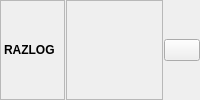
       <widget class="QFrame" name="frame_36">
        <property name="frameShape">
         <enum>QFrame::NoFrame</enum>
        </property>
        <property name="frameShadow">
         <enum>QFrame::Raised</enum>
        </property>
        <layout class="QHBoxLayout" name="horizontalLayout_31">
         <property name="spacing">
          <number>1</number>
         </property>
         <property name="leftMargin">
          <number>0</number>
         </property>
         <property name="topMargin">
          <number>0</number>
         </property>
         <property name="rightMargin">
          <number>0</number>
         </property>
         <property name="bottomMargin">
          <number>0</number>
         </property>
         <item>
          <widget class="QLabel" name="lblRazlogTitle">
           <property name="sizePolicy">
            <sizepolicy hsizetype="Maximum" vsizetype="Preferred">
             <horstretch>0</horstretch>
             <verstretch>0</verstretch>
            </sizepolicy>
           </property>
           <property name="minimumSize">
            <size>
             <width>65</width>
             <height>32</height>
            </size>
           </property>
           <property name="font">
            <font>
             <weight>75</weight>
             <bold>true</bold>
            </font>
           </property>
           <property name="toolTip">
            <string>Poziv Na Broj</string>
           </property>
           <property name="frameShape">
            <enum>QFrame::StyledPanel</enum>
           </property>
           <property name="text">
            <string>RAZLOG</string>
           </property>
          </widget>
         </item>
         <item>
          <widget class="QLabel" name="lblRazlog">
           <property name="font">
            <font>
             <weight>75</weight>
             <bold>true</bold>
            </font>
           </property>
           <property name="frameShape">
            <enum>QFrame::StyledPanel</enum>
           </property>
           <property name="text">
            <string/>
           </property>
           <property name="alignment">
            <set>Qt::AlignLeading|Qt::AlignLeft|Qt::AlignVCenter</set>
           </property>
           <property name="textInteractionFlags">
            <set>Qt::LinksAccessibleByMouse|Qt::TextSelectableByMouse</set>
           </property>
          </widget>
         </item>
         <item>
          <widget class="QPushButton" name="btnGo2_14">
           <property name="sizePolicy">
            <sizepolicy hsizetype="Maximum" vsizetype="Fixed">
             <horstretch>0</horstretch>
             <verstretch>0</verstretch>
            </sizepolicy>
           </property>
           <property name="maximumSize">
            <size>
             <width>36</width>
             <height>16777215</height>
            </size>
           </property>
           <property name="cursor">
            <cursorShape>PointingHandCursor</cursorShape>
           </property>
           <property name="toolTip">
            <string>Filter</string>
           </property>
           <property name="icon">
            <iconset resource="../../../resources/DonatForm.qrc">
             <normaloff>:/InDonat/Forms/images/OLOVKA.GIF</normaloff>:/InDonat/Forms/images/OLOVKA.GIF</iconset>
           </property>
           <property name="autoExclusive">
            <bool>true</bool>
           </property>
          </widget>
         </item>
        </layout>
       </widget>
